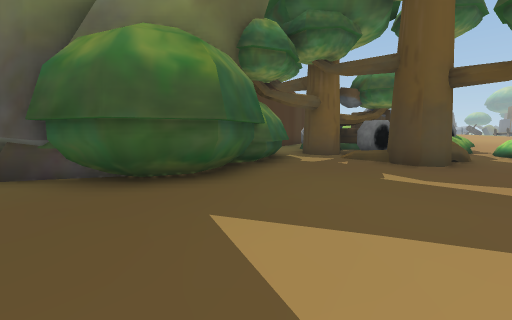
[1] (above)

16 first-person views from a walk through a 3-D level made in the Unity game engine. The camera is 0.39 m above the floor, tilts 6° down and sees 90° across. The floor is counted in squares, 0.5 m on a side. Each view is taken from the middle of a square. On the plan, view 1 faces up. The plan holds only what a view shows up to about 10 squares ahead; the rest is blank. The place goes on beyond the plan. Some animated figures are left out. Some surface patterns are stand-ins.

[2]
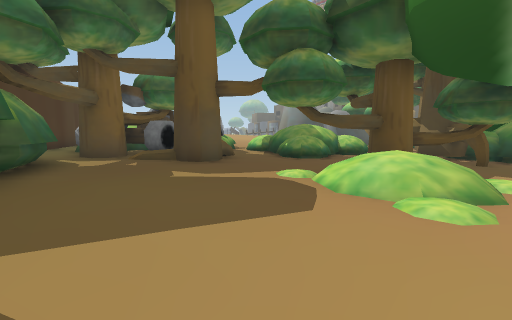

[3]
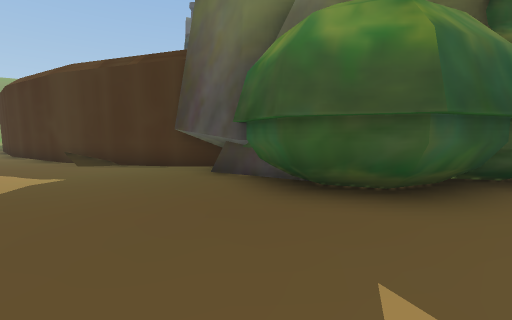

[4]
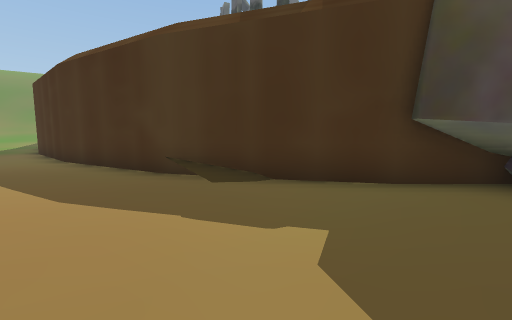

[5]
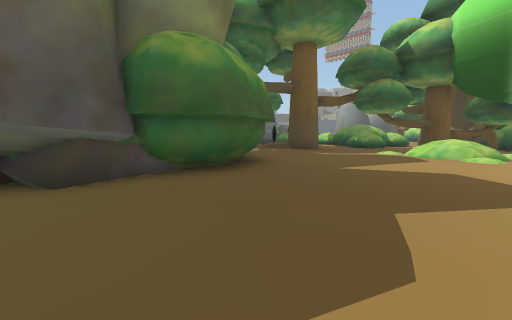

[6]
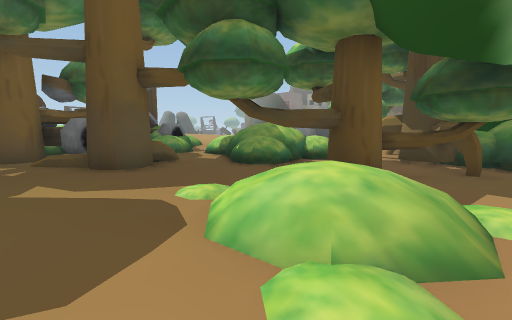

[7]
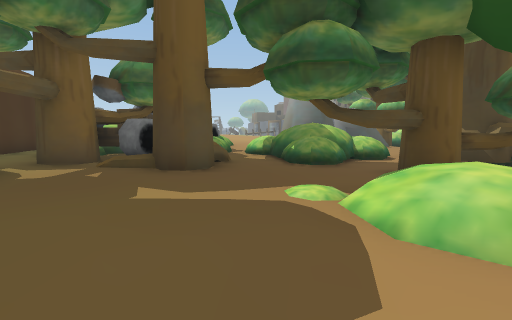

[8]
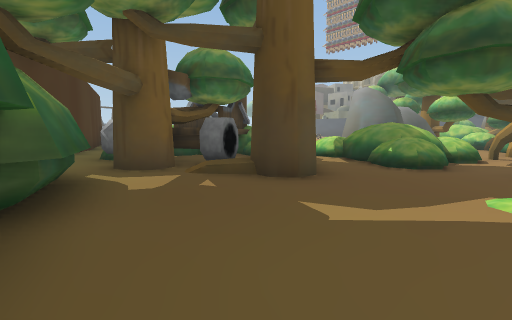

[9]
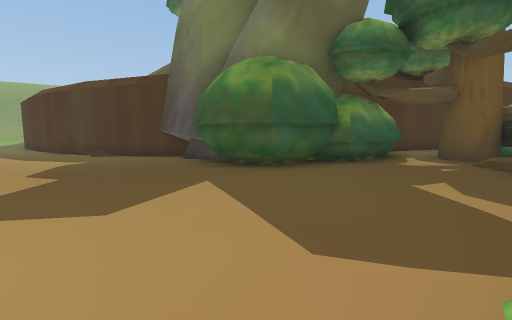

[10]
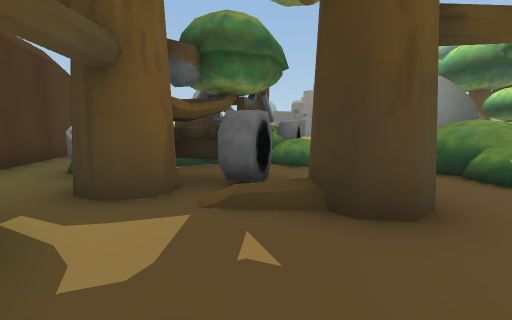

[11]
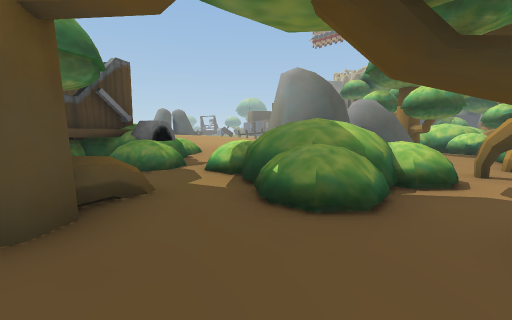

[12]
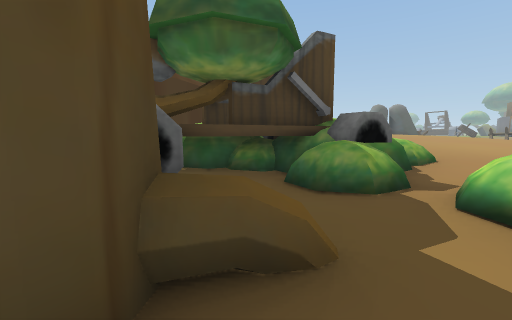

[13]
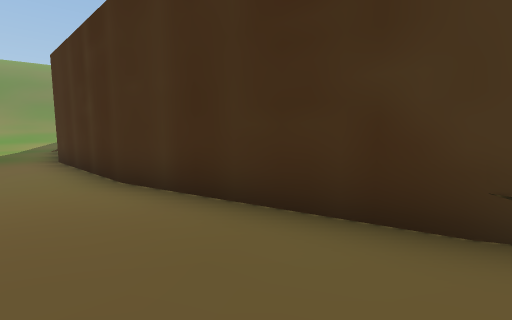

[14]
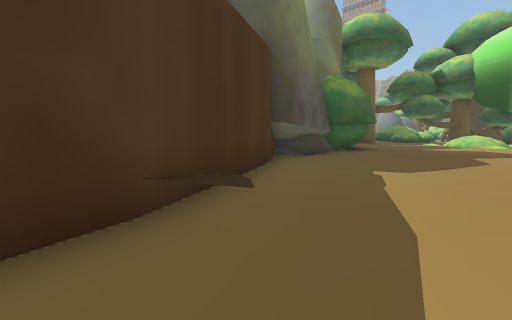

[15]
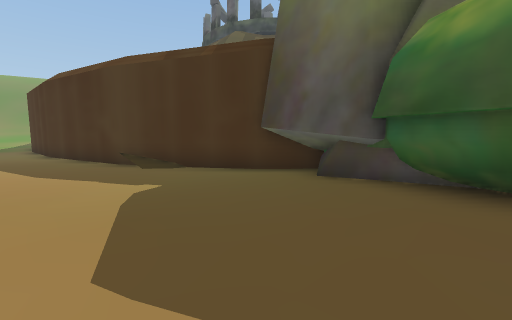

[16]
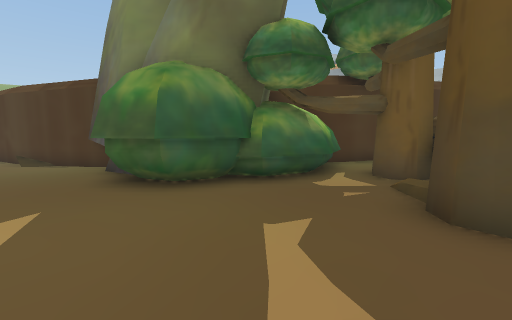

### Floor plan
Key: @ floor where view 1 was taken; # wall or solid block; x gap in a wall; . main floor; : floor 0.15 m higher than the main floor; + floor 0.3 m higher than the main floor; / step, stairs or slope; = window, fence, low wall or low ledge; ^ raised ledge.
Columns run from 16 left of view 1 to 16 right of it. Each row starts with its distance up from view 1.
 15                   ##       +++
 14                   #.       +++
 13                  ##       ++++
 12                  #   ^    :++
 11                 ##  ^#^  :::
 10                 #######^^::
  9                 ########.:
  8                 ######===
  7                 ##./#= ^^#   #
  6           #     #../#=#^^##  ####
  5           #######.....=^^^    =#
  4        /#########......x^^=.....=
  3      ####............/##  #.=##
  2  #####............../ ##  #
  1 x#................./+/.####^ #
  0 ................@.../...x.####

Where each view was taken, in squares from view 1:
view 1: 0 up, 0 right, facing up
view 2: 0 up, 0 right, facing up-right
view 3: 1 up, 0 right, facing up-left
view 4: 0 up, 5 left, facing up-left
view 5: 0 up, 5 left, facing up-right
view 6: 0 up, 2 right, facing up-right
view 7: 1 up, 1 right, facing up-right
view 8: 3 up, 0 right, facing up-right
view 9: 0 up, 3 right, facing up-left
view 10: 5 up, 1 right, facing up-right
view 11: 3 up, 4 right, facing up-right
view 12: 5 up, 5 right, facing up
view 13: 0 up, 10 left, facing up-left
view 14: 0 up, 11 left, facing up-right
view 15: 0 up, 2 left, facing up-left
view 16: 2 up, 4 right, facing up-left
